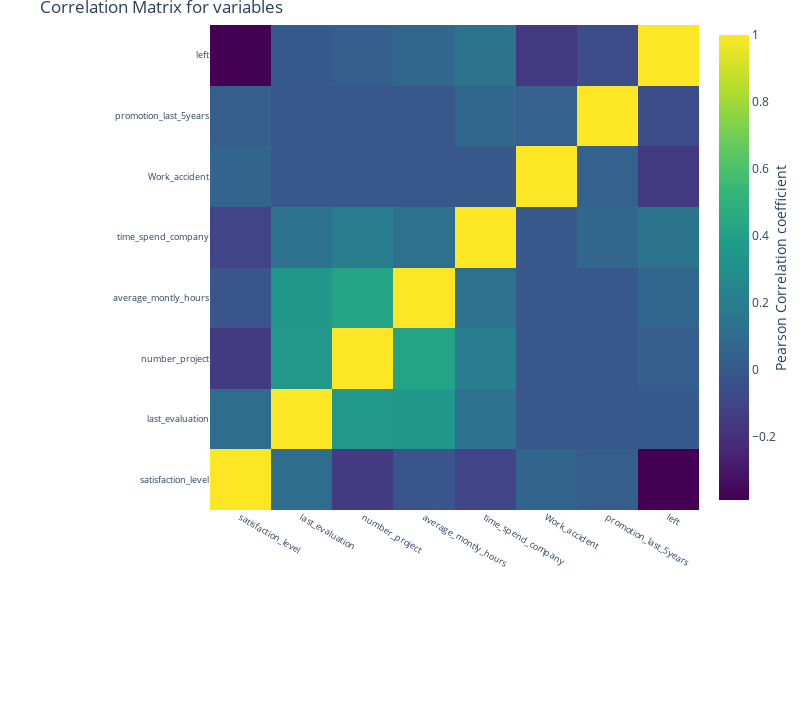

Notebook source saved alongside this figure:
### Markdown cell above
#### Correlation Matrix:
In this section, we are trying to understand the correlation between different features. This tells us the association between two variables. We need to avoid features which are highly correlated with each other because of redundancy and model bias towards those variables

### Code cell
#correlation

correlation = df.corr()

matrix_cols = correlation.columns.tolist() # Creating labels

corr_array  = np.array(correlation) #convert to array

#Plotting
trace = go.Heatmap(z = corr_array,
                   x = matrix_cols,
                   y = matrix_cols,
                   colorscale = "Viridis",
                   colorbar   = dict(title = "Pearson Correlation coefficient",
                                     titleside = "right"
                                    ) ,
                  )

layout = go.Layout(dict(title = "Correlation Matrix for variables",
                        autosize = False,
                        height  = 720,
                        width   = 800,
                        margin  = dict(r = 0 ,l = 210,
                                       t = 25,b = 210,
                                      ),
                        yaxis   = dict(tickfont = dict(size = 9)),
                        xaxis   = dict(tickfont = dict(size = 9))
                       )
                  )

data = [trace]
fig = go.Figure(data=data,layout=layout)
py.iplot(fig)

### Figure 1 — Plotly figure (JSON) as saved in the notebook; plotly's stock layout.template omitted (floating-point values rounded to 4 significant figures)
{"data": [{"colorbar": {"title": {"side": "right", "text": "Pearson Correlation coefficient"}}, "colorscale": [[0, "#440154"], [0.1111, "#482878"], [0.2222, "#3e4989"], [0.3333, "#31688e"], [0.4444, "#26828e"], [0.5556, "#1f9e89"], [0.6667, "#35b779"], [0.7778, "#6ece58"], [0.8889, "#b5de2b"], [1, "#fde725"]], "type": "heatmap", "x": ["satisfaction_level", "last_evaluation", "number_project", "average_montly_hours", "time_spend_company", "Work_accident", "promotion_last_5years", "left"], "y": ["satisfaction_level", "last_evaluation", "number_project", "average_montly_hours", "time_spend_company", "Work_accident", "promotion_last_5years", "left"], "z": [[1, 0.105, -0.143, -0.02005, -0.1009, 0.0587, 0.02561, -0.3884], [0.105, 1, 0.3493, 0.3397, 0.1316, -0.007104, -0.008684, 0.006567], [-0.143, 0.3493, 1, 0.4172, 0.1968, -0.004741, -0.006064, 0.02379], [-0.02005, 0.3397, 0.4172, 1, 0.1278, -0.01014, -0.003544, 0.07129], [-0.1009, 0.1316, 0.1968, 0.1278, 1, 0.00212, 0.06743, 0.1448], [0.0587, -0.007104, -0.004741, -0.01014, 0.00212, 1, 0.03925, -0.1546], [0.02561, -0.008684, -0.006064, -0.003544, 0.06743, 0.03925, 1, -0.06179], [-0.3884, 0.006567, 0.02379, 0.07129, 0.1448, -0.1546, -0.06179, 1]]}], "layout": {"autosize": false, "height": 720, "margin": {"b": 210, "l": 210, "r": 0, "t": 25}, "title": {"text": "Correlation Matrix for variables"}, "width": 800, "xaxis": {"tickfont": {"size": 9}}, "yaxis": {"tickfont": {"size": 9}}}}
